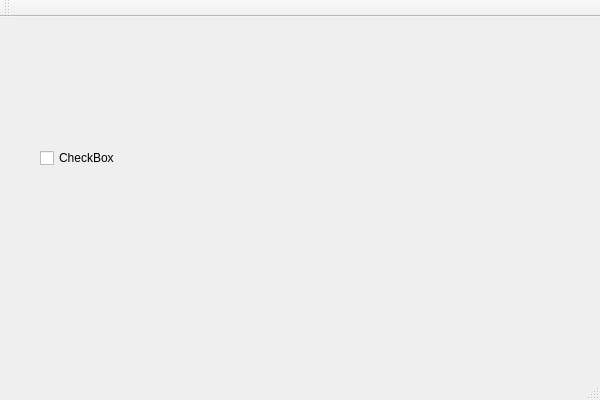
<?xml version="1.0" encoding="UTF-8"?>
<ui version="4.0">
 <class>DevisMakerClass</class>
 <widget class="QMainWindow" name="DevisMakerClass">
  <property name="geometry">
   <rect>
    <x>0</x>
    <y>0</y>
    <width>600</width>
    <height>400</height>
   </rect>
  </property>
  <property name="windowTitle">
   <string>DevisMaker</string>
  </property>
  <widget class="QWidget" name="centralWidget">
   <widget class="QCheckBox" name="checkBox">
    <property name="geometry">
     <rect>
      <x>40</x>
      <y>130</y>
      <width>77</width>
      <height>22</height>
     </rect>
    </property>
    <property name="text">
     <string>CheckBox</string>
    </property>
   </widget>
  </widget>
  <widget class="QMenuBar" name="menuBar">
   <property name="geometry">
    <rect>
     <x>0</x>
     <y>0</y>
     <width>600</width>
     <height>21</height>
    </rect>
   </property>
  </widget>
  <widget class="QToolBar" name="mainToolBar">
   <attribute name="toolBarArea">
    <enum>TopToolBarArea</enum>
   </attribute>
   <attribute name="toolBarBreak">
    <bool>false</bool>
   </attribute>
  </widget>
  <widget class="QStatusBar" name="statusBar"/>
 </widget>
 <layoutdefault spacing="6" margin="11"/>
 <resources>
  <include location="DevisMaker.qrc"/>
 </resources>
 <connections/>
</ui>
